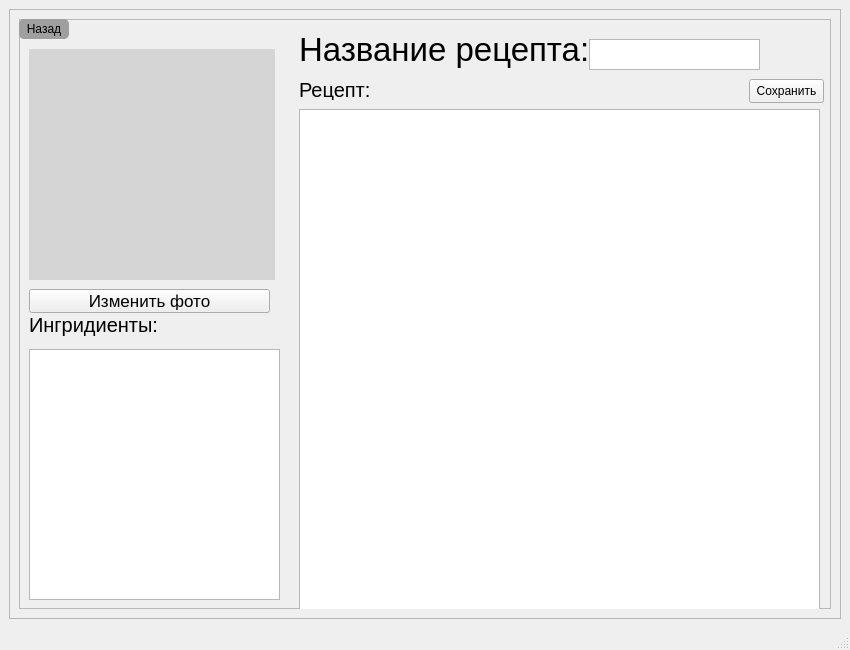
<?xml version="1.0" encoding="UTF-8"?>
<ui version="4.0">
 <class>MainWindow</class>
 <widget class="QMainWindow" name="MainWindow">
  <property name="geometry">
   <rect>
    <x>0</x>
    <y>0</y>
    <width>850</width>
    <height>650</height>
   </rect>
  </property>
  <property name="windowTitle">
   <string>MainWindow</string>
  </property>
  <widget class="QWidget" name="centralwidget">
   <layout class="QGridLayout" name="gridLayout">
    <item row="0" column="0">
     <widget class="QScrollArea" name="scrollArea">
      <property name="widgetResizable">
       <bool>true</bool>
      </property>
      <widget class="QWidget" name="scrollAreaWidgetContents">
       <property name="geometry">
        <rect>
         <x>0</x>
         <y>0</y>
         <width>830</width>
         <height>609</height>
        </rect>
       </property>
       <layout class="QGridLayout" name="gridLayout_2">
        <item row="0" column="0">
         <widget class="QFrame" name="frame">
          <property name="styleSheet">
           <string notr="true"/>
          </property>
          <property name="frameShape">
           <enum>QFrame::StyledPanel</enum>
          </property>
          <property name="frameShadow">
           <enum>QFrame::Raised</enum>
          </property>
          <widget class="QPushButton" name="pushButton">
           <property name="geometry">
            <rect>
             <x>0</x>
             <y>0</y>
             <width>50</width>
             <height>20</height>
            </rect>
           </property>
           <property name="cursor">
            <cursorShape>PointingHandCursor</cursorShape>
           </property>
           <property name="styleSheet">
            <string notr="true">QPushButton{
	background-color: rgb(159, 159, 159);
	border-radius: 5px;
}</string>
           </property>
           <property name="text">
            <string>Назад</string>
           </property>
          </widget>
          <widget class="QLabel" name="label">
           <property name="geometry">
            <rect>
             <x>280</x>
             <y>10</y>
             <width>291</width>
             <height>41</height>
            </rect>
           </property>
           <property name="font">
            <font>
             <pointsize>25</pointsize>
            </font>
           </property>
           <property name="text">
            <string>Название рецепта:</string>
           </property>
          </widget>
          <widget class="QLabel" name="label_2">
           <property name="enabled">
            <bool>true</bool>
           </property>
           <property name="geometry">
            <rect>
             <x>10</x>
             <y>30</y>
             <width>246</width>
             <height>231</height>
            </rect>
           </property>
           <property name="styleSheet">
            <string notr="true">background-color: rgb(213, 213, 213);</string>
           </property>
           <property name="frameShape">
            <enum>QFrame::NoFrame</enum>
           </property>
           <property name="frameShadow">
            <enum>QFrame::Plain</enum>
           </property>
           <property name="text">
            <string/>
           </property>
           <property name="scaledContents">
            <bool>true</bool>
           </property>
          </widget>
          <widget class="QLabel" name="label_3">
           <property name="geometry">
            <rect>
             <x>280</x>
             <y>60</y>
             <width>81</width>
             <height>21</height>
            </rect>
           </property>
           <property name="font">
            <font>
             <pointsize>15</pointsize>
            </font>
           </property>
           <property name="text">
            <string>Рецепт:</string>
           </property>
          </widget>
          <widget class="QLabel" name="label_4">
           <property name="geometry">
            <rect>
             <x>10</x>
             <y>290</y>
             <width>141</width>
             <height>31</height>
            </rect>
           </property>
           <property name="font">
            <font>
             <pointsize>15</pointsize>
            </font>
           </property>
           <property name="text">
            <string>Ингридиенты:</string>
           </property>
          </widget>
          <widget class="QPushButton" name="pushButton_2">
           <property name="geometry">
            <rect>
             <x>730</x>
             <y>60</y>
             <width>75</width>
             <height>24</height>
            </rect>
           </property>
           <property name="cursor">
            <cursorShape>PointingHandCursor</cursorShape>
           </property>
           <property name="text">
            <string>Сохранить</string>
           </property>
          </widget>
          <widget class="QPlainTextEdit" name="plainTextEdit">
           <property name="geometry">
            <rect>
             <x>280</x>
             <y>90</y>
             <width>521</width>
             <height>501</height>
            </rect>
           </property>
           <property name="font">
            <font>
             <pointsize>15</pointsize>
            </font>
           </property>
           <property name="readOnly">
            <bool>false</bool>
           </property>
          </widget>
          <widget class="QPlainTextEdit" name="plainTextEdit_2">
           <property name="geometry">
            <rect>
             <x>10</x>
             <y>330</y>
             <width>251</width>
             <height>251</height>
            </rect>
           </property>
           <property name="font">
            <font>
             <pointsize>15</pointsize>
            </font>
           </property>
           <property name="readOnly">
            <bool>false</bool>
           </property>
          </widget>
          <widget class="QPushButton" name="pushButton_3">
           <property name="enabled">
            <bool>true</bool>
           </property>
           <property name="geometry">
            <rect>
             <x>10</x>
             <y>270</y>
             <width>241</width>
             <height>24</height>
            </rect>
           </property>
           <property name="font">
            <font>
             <pointsize>13</pointsize>
            </font>
           </property>
           <property name="cursor">
            <cursorShape>PointingHandCursor</cursorShape>
           </property>
           <property name="text">
            <string>Изменить фото</string>
           </property>
          </widget>
          <widget class="QPlainTextEdit" name="plainTextEdit_3">
           <property name="geometry">
            <rect>
             <x>570</x>
             <y>20</y>
             <width>171</width>
             <height>31</height>
            </rect>
           </property>
           <property name="font">
            <font>
             <pointsize>13</pointsize>
            </font>
           </property>
           <property name="verticalScrollBarPolicy">
            <enum>Qt::ScrollBarAlwaysOff</enum>
           </property>
           <property name="horizontalScrollBarPolicy">
            <enum>Qt::ScrollBarAlwaysOff</enum>
           </property>
          </widget>
         </widget>
        </item>
       </layout>
      </widget>
     </widget>
    </item>
   </layout>
  </widget>
  <widget class="QStatusBar" name="statusbar"/>
 </widget>
 <resources/>
 <connections/>
</ui>
